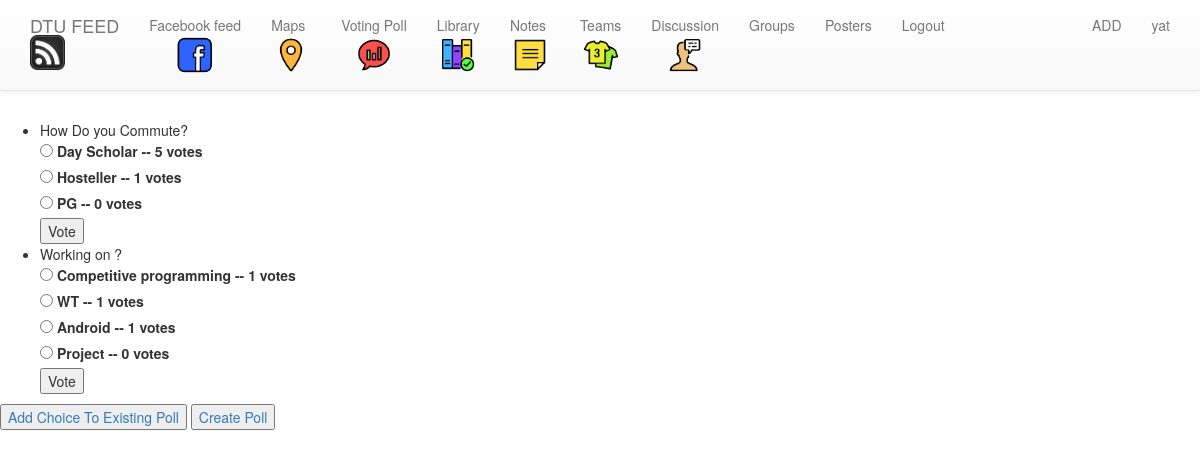
The page /polls/ (signed in) on the database its author committed.
### polls/models.py (models this page shows, shortened)
class Question(models.Model):
    question_text = models.CharField(max_length=200)
    publish_date = models.DateTimeField(auto_now=True)

class Choice(models.Model):
    question_text = models.ForeignKey(Question,on_delete=models.CASCADE)
    choice_text = models.CharField(max_length=200)
    votes = models.IntegerField(default=0)

### polls/views.py (the view)
class IndexView(generic.ListView):
    template_name = 'polls/index.html'
    context_object_name = 'latest_question_list'
    def get_queryset(self):
        return Question.objects.all#.filter(

### polls/templates/polls/index.html (shortened to what this page needs)
{% extends 'polls/base.html' %}
{% load static %}
{% block content %}
    {% if latest_question_list %}
        <ul>
        {% for question in latest_question_list %}
            <li>{{ question.question_text }}</a></li>
            <form action="{% url 'polls:vote' question.id %}" method="post">
            {% for choice in question.choice_set.all %}
                <input type="radio" name="choice" id="choice{{ forloop.counter }}" value="{{ choice.id }}" />
                <label for="choice{{ forloop.counter }}">{{ choice.choice_text }} -- {{choice.votes}} votes </label><br />
            {% endfor %}
            <input type="submit" value="Vote" />
            </form>
        {% endfor %}
        </ul>
    {% else %}
        <p>No polls are available.</p>
    {% endif %}
    <button type="button" name="button"><a href="{% url 'polls:create_choice' %}">Add Choice To Existing Poll</a></button>
    <button type="button" name="button"><a href="#">Create Poll</a></button>
{% endblock %}

### templates/base.html (shortened to what this page needs)
<!DOCTYPE html>
{% load staticfiles %}
<html>
  <head>
    <link rel="stylesheet" href="https://maxcdn.bootstrapcdn.com/bootstrap/3.3.7/css/bootstrap.min.css">
    <link rel="stylesheet" href="https://maxcdn.bootstrapcdn.com/bootstrap/3.3.7/css/bootstrap-theme.min.css">
<link rel="stylesheet" href="//cdn.jsdelivr.net/medium-editor/latest/css/medium-editor.min.css" type="text/css" media="screen" charset="utf-8">
  <link rel="stylesheet" href="{% static 'css/master.css'%}">
  {% block extra_head %}{% endblock %}
  </head>
  <body>
    <nav class="navbar navbar-default navbar-fixed-top">
      <div class="container">
        <ul class="nav navbar-nav">
        <li><a class="navbar-brand bigbrand" href="{% url 'feed:post_list' %}">DTU FEED
          <img class="top" src="{% static 'images/navbarimages/feed.png'%}" alt="x" height="35" width="35" text-align="center"/>
        </a></li>
        <li><a href="{% url 'fbfeed:fbPosts' %}">Facebook feed
          <div id="cf">
            <img class="top" src="{% static 'images/navbarimages/fb-color.png'%}" alt="x" height=40 width=40/>
        </div>
        </a></li>
        <li><a href="{% url 'feed:map'%}">Maps
          <div id="cf">
            <img class="top" src="{% static 'images/navbarimages/map-color.png'%}" alt="x" height=40 width=40/>
        </div></a></li>
        <li><a href="{% url 'polls:index' %}">Voting Poll
          <div id="cf">
            <img class="top" src="{% static 'images/navbarimages/poll-color.png'%}" alt="x" height=40 width=40/>
        </div></a></li>
        <li><a href="#">Library
          <div id="cf">
            <img class="top" src="{% static 'images/navbarimages/lib-color.png'%}" alt="x" height=40 width=40/>
        </div></a></li>
        <li><a href="{% url 'feed:notes'%}">Notes
          <div id="cf">
            <img class="top" src="{% static 'images/navbarimages/notes-color.png'%}" alt="x" height=40 width=40/>
        </div></a></li>
        <li><a href="#">Teams
          <div id="cf">
            <img class="top" src="{% static 'images/navbarimages/teams-color.png'%}" alt="x" height=40 width=40/>
        </div></a></li>
        <li><a href="{% url 'discussion:index'%}">Discussion
          <div id="cf">
            <img class="top" src="{% static 'images/navbarimages/advice-color.png'%}" alt="x" height=40 width=40/>
        </div></a></li>
        <li><a href="#">Groups</a></li>
        <li><a href="#">Posters</a></li>
        {% if user.is_authenticated %}
        <li><a href="{% url 'accounts:logout' %}">Logout</a></li>
        {% else %}
        <li><a href="{% url 'accounts:login_methods' %}">Login</a></li>
        {% endif %}
        </ul>
        <ul class="nav navbar-nav navbar-right">
          <li><a href="{% url 'feed:post_new' %}">ADD</a></li>
          {% if user.is_authenticated %}
          <li><a href="#">{{user.username}}</a></li>
          {% endif %}
        </ul>
      </div>
    </nav>
    <div id="extra_padding">
    </div>
    {% block content %}
    {% endblock %}
  </body>
</html>

### static/css/master.css (style rules this page uses)
#extra_padding { padding-top: 6%; }
#cf { position:relative; height:40px; width:40px; margin:0 auto; }
#cf img { position:absolute; left:0; -webkit-transition: opacity 1s ease-in-out; -moz-transition: opacity 1s ease-in-out; -o-transition: opacity 1s ease-in-out; transition: opacity 1s ease-in-out; }

### polls/static/css/polls.css (style rules this page uses)
body { padding-top: 4%; }

### rows shown on the page
Question: question_text "How Do you Commute?"
Choice: choice_text "Day Scholar", votes "5"
Choice: choice_text "Hosteller", votes "1"
Choice: choice_text "PG", votes "0"
Question: question_text "Working on ?"
Choice: choice_text "Competitive programming", votes "1"
Choice: choice_text "WT", votes "1"
Choice: choice_text "Android", votes "1"
Choice: choice_text "Project", votes "0"

### other values the page prints
{{ user.username }} "yat"
